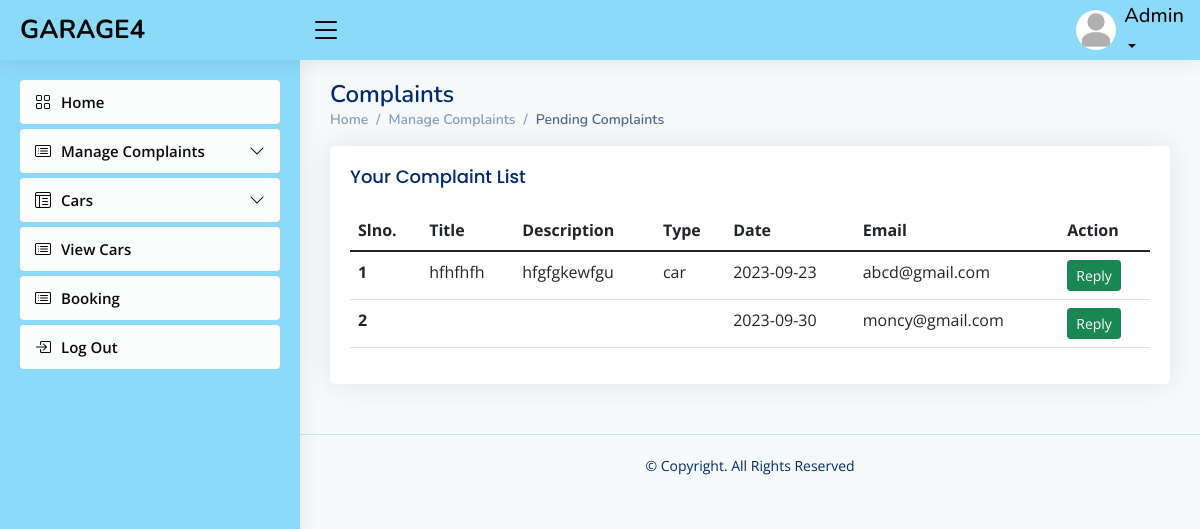
Before: /admin/pendingcomplaint.php with the older database file.
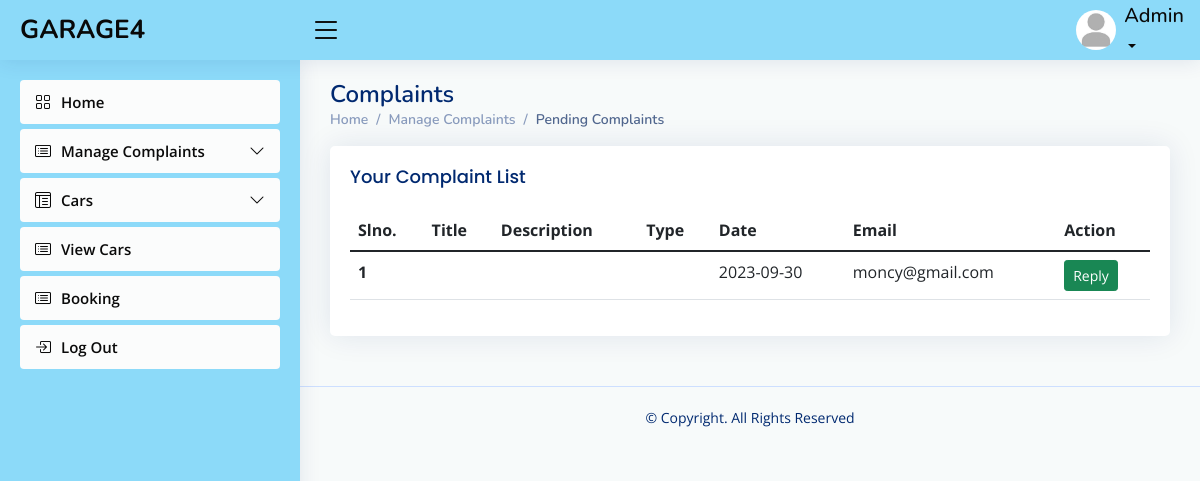
After: the same page with the newer database file.
### tables this page shows
CREATE TABLE `complaint` (
  `complaint_id` int(30) NOT NULL,
  `title` varchar(40) NOT NULL,
  `description` varchar(200) NOT NULL,
  `type` varchar(10) NOT NULL,
  `date` date NOT NULL,
  `email_id` varchar(50) NOT NULL,
  `reply` varchar(10) NOT NULL
);

### connect.php (called while the page is built, shortened)
<?php
$dbname="garage4";
$conn=mysqli_connect("localhost","root","",$dbname);
function select_data($sql)
{
  global $conn;
  $res = mysqli_query($conn, $sql);
  if ($res)
    return $res;
  else
    return False;
}
?>

### admin/pendingcomplaint.php (the view, shortened to what this page needs)
<?php
include("header.php");
?>
  <main id="main" class="main">
    <div class="pagetitle">
      <h1>Complaints</h1>
      <nav>
        <ol class="breadcrumb">
          <li class="breadcrumb-item"><a href="activeuser.php">Home</a></li>
          <li class="breadcrumb-item">Manage Complaints</a></li>
          <li class="breadcrumb-item active">Pending Complaints</li>
        </ol>
      </nav>
    </div>
    <div class="card">
          <div class="card-body">
            <h5 class="card-title">
            Your Complaint List
            </h5>
    <section class="section dashboard">
      <div class="row">
      <section class="section">
      <div class="row">
        <div class="col-lg-12">
              <table class="table datatable">
                <thead>
                  <tr>
                    <th scope="col">Slno.</th>
                    <th scope="col">Title</th>
                    <th scope="col">Description</th>
                    <th scope="col">Type</th>
                    <th scope="col">Date</th>
                    <th scope="col">Email</th>
                    <th scope="col">Action</th>
                  </tr>
                </thead>
                <tbody>
                <?php
               $sql = "SELECT * FROM complaint where  reply='0' ";
                $data=select_data($sql);
                $n=1;
                while ($row = mysqli_fetch_assoc($data)) {
                  ?>
                  <tr>
                  <th scope='row'><?php echo $n++; ?></th>
                 <td><?php echo  $row['title'] ?></td>
                 <td> <?php echo $row['description'] ?></td>
                 <td><?php echo $row['type'] ?></td>
                 <td><?php echo $row['date']?></td>
                 <td> <?php echo $row['email_id']  ?></td>
                 <td>
                      <div class="btn-group">
                        <a href="php/complaintviewing.php?id=<?php echo $row['complaint_id'] ?>" class="btn btn-success btn-sm">Reply</a>
                      </div>
                    </td>
                  <?php
                  }
                  ?>
                </tbody>
              </table>
            </div>
          </div>
        </div>
      </div>
  </main>

### admin/header.php (shortened to what this page needs)
<?php
require("../connect.php");
   ?>
<!DOCTYPE html>
<html lang="en">
<head>
  <link href="assets/vendor/bootstrap/css/bootstrap.min.css" rel="stylesheet">
  <link href="assets/vendor/bootstrap-icons/bootstrap-icons.css" rel="stylesheet">
  <link href="assets/vendor/boxicons/css/boxicons.min.css" rel="stylesheet">
  <link href="assets/vendor/quill/quill.snow.css" rel="stylesheet">
  <link href="assets/vendor/quill/quill.bubble.css" rel="stylesheet">
  <link href="assets/vendor/remixicon/remixicon.css" rel="stylesheet">
  <link href="assets/vendor/simple-datatables/style.css" rel="stylesheet">
  <link href="assets/css/styleee.css" rel="stylesheet">
</head>
<body>
  <header id="header" class="header fixed-top d-flex align-items-center">
    <div class="d-flex align-items-center justify-content-between">
      <a href="activeuser.php" class="logo d-flex align-items-center">
        <span class="d-none d-lg-block">GARAGE4</span>
      </a>
      <i class="bi bi-list toggle-sidebar-btn"></i>
    </div>
    <nav class="header-nav ms-auto">
      <ul class="d-flex align-items-center">
        <li class="nav-item dropdown pe-3">
          <a class="nav-link nav-profile d-flex align-items-center pe-0" href="#" data-bs-toggle="dropdown">
            <img src="assets/img/profileimg.jpg" alt="Profile" class="rounded-circle">
            <span class="d-none d-md-block dropdown-toggle ps-2"><h5>Admin</h5></span>
          </a>
        </li>
      </ul>
    </nav>
  </header>
  <aside id="sidebar" class="sidebar">
    <ul class="sidebar-nav" id="sidebar-nav">
      <li class="nav-item">
        <a class="nav-link collapsed" href="activeuser.php">
          <i class="bi bi-grid"></i>
          <span>Home</span>
        </a>
      </li>
      <li class="nav-item">
        <a class="nav-link collapsed" data-bs-target="#icons-nav" data-bs-toggle="collapse" href="#">
          <i class="bi bi-card-list"></i><span>Manage Complaints</span><i class="bi bi-chevron-down ms-auto"></i>
        </a>
      </li>
      <li class="nav-item">
        <a class="nav-link collapsed" data-bs-target="#tables-nav" data-bs-toggle="collapse" href="#">
          <i class="bi bi-layout-text-window-reverse"></i><span>Cars</span><i class="bi bi-chevron-down ms-auto"></i>
        </a>
      </li>
      <li class="nav-item">
        <a class="nav-link collapsed" href="viewcar.php">
          <i class="bi bi-card-list"></i>
          <span>View Cars</span>
        </a>
      </li>
      <li class="nav-item">
        <a class="nav-link collapsed" href="#">
          <i class="bi bi-card-list"></i>
          <span>Booking</span>
        </a>
      </li>
      <li class="nav-item">
        <a class="nav-link collapsed" href="./php/logout.php">
          <i class="bi bi-box-arrow-in-right"></i>
          <span>Log Out</span>
        </a>
      </li>
    </ul>
  </aside>

### admin/assets/css/styleee.css (style rules this page uses)
:root { scroll-behavior: smooth; }
body { font-family: "Open Sans", sans-serif; background: #f7fafa; color: #444444; }
a { color: #4154f1; text-decoration: none; }
h1, h2, h3, h4, h5, h6 { font-family: "Nunito", sans-serif; }
#main { margin-top: 60px; padding: 20px 30px; transition: all 0.3s; }
.pagetitle { margin-bottom: 10px; }
.pagetitle h1 { font-size: 24px; margin-bottom: 0; font-weight: 600; color: #012970; }
.card { margin-bottom: 30px; border: none; border-radius: 5px; box-shadow: 0px 0 30px rgba(1, 41, 112, 0.1); }
.card-title { padding: 20px 0 15px 0; font-size: 18px; font-weight: 500; color: #012970; font-family: "Poppins", sans-serif; }
.card-body { padding: 0 20px 20px 20px; }
.breadcrumb { font-size: 14px; font-family: "Nunito", sans-serif; color: #899bbd; font-weight: 600; }
.breadcrumb a { color: #899bbd; transition: 0.3s; }
.breadcrumb .breadcrumb-item::before { color: #899bbd; }
.breadcrumb .active { color: #51678f; font-weight: 600; }
.logo { line-height: 1; }
@media (min-width: 1200px) { .logo { width: 280px; } }
.logo span { font-size: 26px; font-weight: 700; color: #090909; font-family: "Nunito", sans-serif; }
.header { transition: all 0.5s; z-index: 997; height: 60px; box-shadow: 0px 2px 20px rgba(1, 41, 112, 0.1); background-color: #8cdaf9; padding-left: 20px; }
.header .toggle-sidebar-btn { font-size: 32px; padding-left: 10px; cursor: pointer; color: #090909; }
.header-nav ul { list-style: none; }
.header-nav > ul { margin: 0; padding: 0; }
.header-nav .nav-profile { color: #090909; }
.header-nav .nav-profile img { max-height: 40px; }
.header-nav .nav-profile span { font-size: 14px; font-weight: 600; }
.sidebar { position: fixed; top: 60px; left: 0; bottom: 0; width: 300px; z-index: 996; transition: all 0.3s; padding: 20px; overflow-y: auto; scrollbar-width: thin; scrollbar-color: #aab7cf transparent; box-shadow: 0px 0px 20px rgba(1, 41, 112, 0.1); background-color: #8cdaf9; }
@media (min-width: 1200px) { #main, #footer { margin-left: 300px; } }
.sidebar-nav { padding: 0; margin: 0; list-style: none; }
.sidebar-nav li { padding: 0; margin: 0; list-style: none; }
.sidebar-nav .nav-item { margin-bottom: 5px; }
.sidebar-nav .nav-link { display: flex; align-items: center; font-size: 15px; font-weight: 600; color: #4154f1; transition: 0.3; background: #fdfeff; padding: 10px 15px; border-radius: 4px; }
.sidebar-nav .nav-link i { font-size: 16px; margin-right: 10px; color: #efeff5; }
.sidebar-nav .nav-link.collapsed { color: #0a0a0a; background: #fbfcfc; }
.sidebar-nav .nav-link.collapsed i { color: #080808; }
.sidebar-nav .nav-link .bi-chevron-down { margin-right: 0; transition: transform 0.2s ease-in-out; }
.footer { padding: 20px 0; font-size: 14px; transition: all 0.3s; border-top: 1px solid #cddfff; }
.footer .copyright { text-align: center; color: #012970; }
.footer .credits { padding-top: 5px; text-align: center; font-size: 13px; color: #012970; }

Changed rows visible on the page:
no longer on this page (row edited): complaint: title "hfhfhfh", description "hfgfgkewfgu", type "car", date "2023-09-23", email "abcd@gmail.com"
